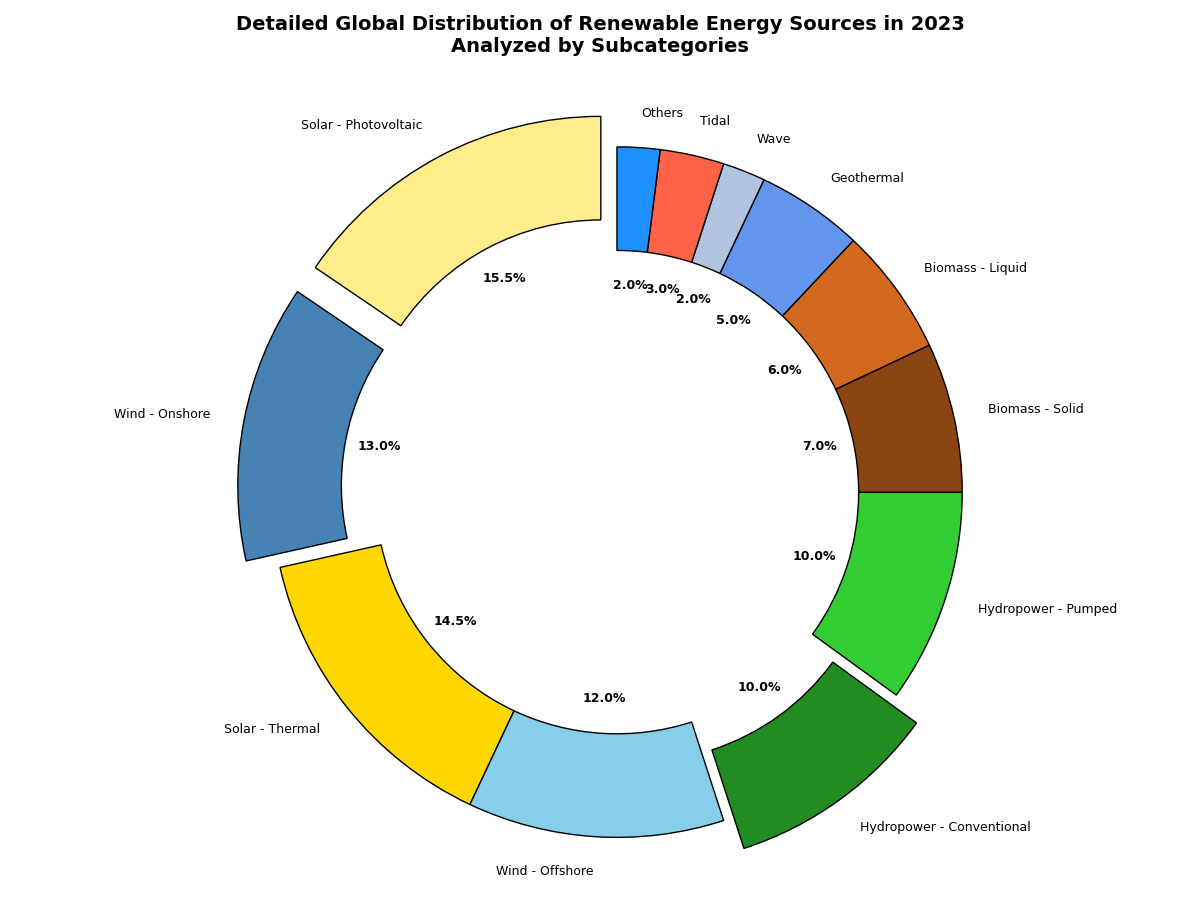

Generate this figure with Python:
import matplotlib.pyplot as plt

energy_sources = [
    'Solar - Photovoltaic', 'Wind - Onshore', 
    'Solar - Thermal', 'Wind - Offshore', 
    'Hydropower - Conventional', 'Hydropower - Pumped', 
    'Biomass - Solid', 'Biomass - Liquid',
    'Geothermal', 'Wave', 'Tidal', 'Others'
]

percentages = [15.5, 13, 14.5, 12, 10, 10, 7, 6, 5, 2, 3, 2]

colors = [
    '#FFEC8B', '#4682B4', 
    '#FFD700', '#87CEEB', 
    '#228B22', '#32CD32', 
    '#8B4513', '#D2691E', 
    '#6495ED', '#B0C4DE', 
    '#FF6347', '#1E90FF'
]

explode = (0.1, 0.1, 0, 0, 0.1, 0, 0, 0, 0, 0, 0, 0)

plt.figure(figsize=(12, 9))
wedges, texts, autotexts = plt.pie(
    percentages, labels=energy_sources, autopct='%1.1f%%', startangle=90,
    colors=colors, explode=explode, wedgeprops={'edgecolor': 'black', 'width': 0.3}
)

for text in texts + autotexts:
    text.set_fontsize(9)
    text.set_color('black')
for autotext in autotexts:
    autotext.set_fontweight('bold')

plt.title(
    'Detailed Global Distribution of Renewable Energy Sources in 2023\nAnalyzed by Subcategories', 
    fontsize=14, fontweight='bold', pad=20
)

plt.axis('equal')
plt.tight_layout()
plt.show()
